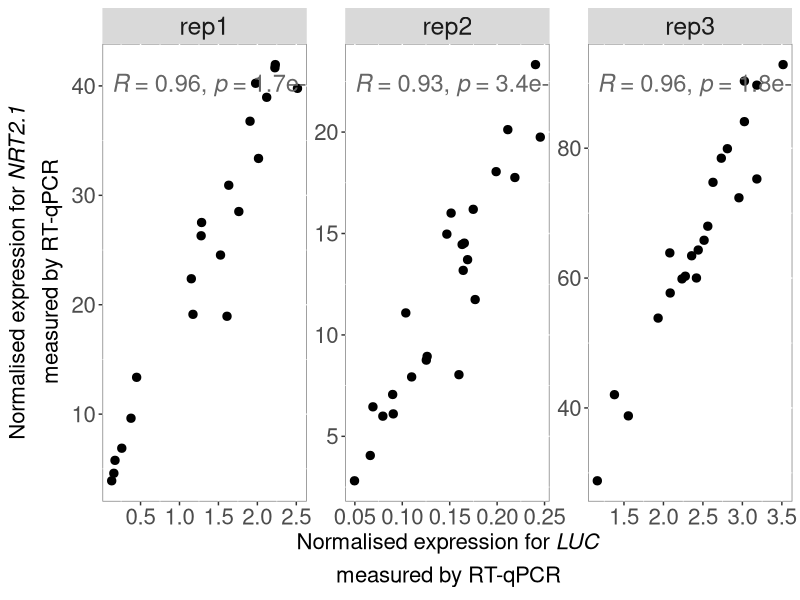
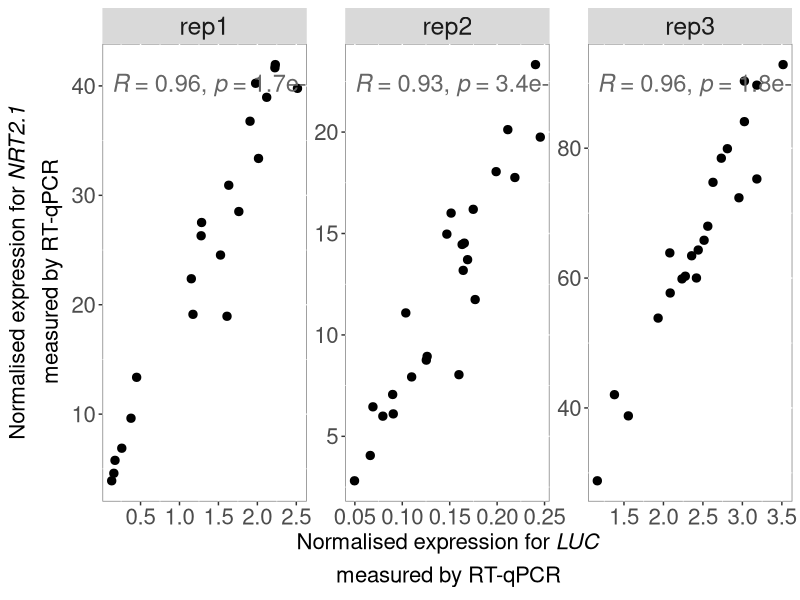

R code for these plots, in order:
## ---- chunk 1
knitr::opts_chunk$set(echo = TRUE)
## ---- chunk 2
library(tidyverse)
library(ggpubr)
## ---- chunk 3


AR1277_plate1 <- read_tsv("AR1277_RTqPCR_luc_1mM_plate1.txt") %>% 
  mutate(expt="rep1" , plate="plate1")

AR1277_plate2 <- read_tsv("AR1277_RTqPCR_luc_1mM_plate2.txt") %>% 
  mutate(expt="rep1" , plate="plate2")

AR1277_plate3 <- read_tsv("AR1277_RTqPCR_luc_1mM_plate3.txt") %>% 
  mutate(expt="rep1" , plate="plate3")

AV32 <- read_tsv("AV32_20240319_RT_NRT21_vs_LUC.txt") %>% 
  mutate(expt="rep2" , plate="plate1")

SC73 <- read_tsv("20250808_SC73_RTqPCR.txt") %>% 
  mutate(expt="rep3" , plate="plate1")

RTqPCR_allPlates  <- bind_rows(AR1277_plate1, AR1277_plate2, AR1277_plate3, AV32, SC73)

## ---- chunk 4
library(ggtext)

group_by(RTqPCR_allPlates,expt, plate, Primer, Name) %>% 
  summarise(MeanCp=mean(Cp, na.rm = TRUE)) %>% 
  pivot_wider(names_from = Primer, values_from = MeanCp) %>% 
  select(-HVG, -LVG) %>% 
  rowwise() %>% 
  mutate(MeanControls=mean(c( UBQ10), na.rm = TRUE)) %>% 
  mutate_at(c( "LUC", "NRT2.1"), funs(PercControl=(2^(-(.-MeanControls))*100))) %>% 
  ggplot(aes(x=LUC_PercControl, y=NRT2.1_PercControl)) +
  geom_point(size=2.5) +
  xlab(expression(atop(paste("Normalised expression for ",italic("LUC")), "measured by RT-qPCR"))) +
  ylab(expression(atop(paste("Normalised expression for ",italic("NRT2.1")), "measured by RT-qPCR"))) +
  stat_cor(size=6, col="gray40") +
  facet_wrap(.~expt, scales = "free") +
  theme(legend.text=element_text(size=16),legend.title = element_text(size=16, face="bold"), 
        axis.text=element_text(size=16), axis.title=element_text(size=16),
        plot.title = element_text(size=20,face="bold"),
        panel.background = element_rect(fill = "white", colour = "grey50"),
        legend.position = "none", strip.text.x = element_text(size = 18))


ggsave("Correlation_NRT2.1_LUC_3reps.jpg", height = 5, width = 9.5)



